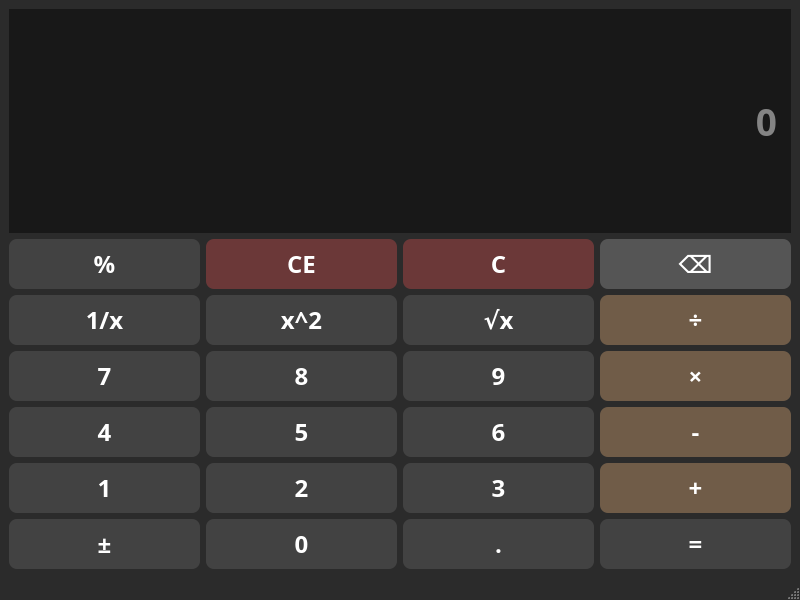
<?xml version="1.0" encoding="UTF-8"?>
<ui version="4.0">
 <class>MainWindow</class>
 <widget class="QMainWindow" name="MainWindow">
  <property name="geometry">
   <rect>
    <x>0</x>
    <y>0</y>
    <width>800</width>
    <height>600</height>
   </rect>
  </property>
  <property name="windowTitle">
   <string>计算器-黄德民-2024414300210</string>
  </property>
  <property name="styleSheet">
   <string notr="true">QMainWindow{
    background-color: #2b2b2b;
}

/* 全部按钮基础样式 */
QPushButton{
    font-family:Microsoft YaHei;
    font-size:18pt;
    font-weight:500;
    border-radius:8px;
    border:none;
    background-color:#424242;
    color:#ffffff;
    min-height:50px;
}
QPushButton:hover{
    background-color:#545454;
}
QPushButton:pressed{
    background-color:#2f2f2f;
}

QPushButton#BtnAdd,#BtnSub,#BtnMul,#BtnDiv{
    background-color:#705c48;
    color:white;
}
QPushButton#BtnAdd:hover,#BtnSub:hover,#BtnMul:hover,#BtnDiv:hover{
    background-color:#836d57;
}
QPushButton#BtnAdd:pressed,#BtnSub:pressed,#BtnMul:pressed,#BtnDiv:pressed{
    background-color:#594a39;
}

QPushButton#BtnCe,#BtnClear{
    background-color:#6b3838;
}
QPushButton#BtnCe:hover,#BtnClear:hover{
    background-color:#804646;
}
QPushButton#BtnCe:pressed,#BtnClear:pressed{
    background-color:#502828;
}

QPushButton#BtnBack{
    background-color:#555555;
}
QPushButton#BtnBack:hover{
    background-color:#666666;
}
QPushButton#BtnBack:pressed{
    background-color:#3d3d3d;
}

QLabel#Display{
    background-color:#181818;
    color:#f0f0f0;
    font-family:Microsoft YaHei;
    font-size:28pt;
    font-weight:500;
    border:none;
    padding:12px;
    text-align:right;
}</string>
  </property>
  <widget class="QWidget" name="centralwidget">
   <layout class="QGridLayout" name="gridLayout_3">
    <item row="0" column="0">
     <layout class="QGridLayout" name="gridLayout_2">
      <item row="0" column="0">
       <widget class="QLineEdit" name="Display">
        <property name="sizePolicy">
         <sizepolicy hsizetype="Expanding" vsizetype="Preferred">
          <horstretch>0</horstretch>
          <verstretch>0</verstretch>
         </sizepolicy>
        </property>
        <property name="font">
         <font>
          <family>Microsoft YaHei</family>
          <pointsize>28</pointsize>
          <weight>62</weight>
          <bold>true</bold>
         </font>
        </property>
        <property name="layoutDirection">
         <enum>Qt::RightToLeft</enum>
        </property>
        <property name="styleSheet">
         <string notr="true">background-color:#181818;
    color:#f0f0f0;
    font-family:Microsoft YaHei;
    font-size:28pt;
    font-weight:500;
    border:none;
    padding:12px;
    text-align:right;</string>
        </property>
        <property name="alignment">
         <set>Qt::AlignRight|Qt::AlignTrailing|Qt::AlignVCenter</set>
        </property>
        <property name="placeholderText">
         <string>0</string>
        </property>
       </widget>
      </item>
      <item row="1" column="0">
       <layout class="QGridLayout" name="gridLayout">
        <item row="0" column="0">
         <widget class="QPushButton" name="BtnPercent">
          <property name="sizePolicy">
           <sizepolicy hsizetype="Minimum" vsizetype="Minimum">
            <horstretch>0</horstretch>
            <verstretch>0</verstretch>
           </sizepolicy>
          </property>
          <property name="text">
           <string>%</string>
          </property>
         </widget>
        </item>
        <item row="0" column="1">
         <widget class="QPushButton" name="BtnCe">
          <property name="sizePolicy">
           <sizepolicy hsizetype="Minimum" vsizetype="Minimum">
            <horstretch>0</horstretch>
            <verstretch>0</verstretch>
           </sizepolicy>
          </property>
          <property name="text">
           <string>CE</string>
          </property>
         </widget>
        </item>
        <item row="0" column="2">
         <widget class="QPushButton" name="BtnClear">
          <property name="sizePolicy">
           <sizepolicy hsizetype="Minimum" vsizetype="Minimum">
            <horstretch>0</horstretch>
            <verstretch>0</verstretch>
           </sizepolicy>
          </property>
          <property name="text">
           <string>C</string>
          </property>
         </widget>
        </item>
        <item row="0" column="3">
         <widget class="QPushButton" name="BtnBack">
          <property name="sizePolicy">
           <sizepolicy hsizetype="Minimum" vsizetype="Minimum">
            <horstretch>0</horstretch>
            <verstretch>0</verstretch>
           </sizepolicy>
          </property>
          <property name="text">
           <string>⌫</string>
          </property>
         </widget>
        </item>
        <item row="1" column="0">
         <widget class="QPushButton" name="BtnReciprocal">
          <property name="sizePolicy">
           <sizepolicy hsizetype="Minimum" vsizetype="Minimum">
            <horstretch>0</horstretch>
            <verstretch>0</verstretch>
           </sizepolicy>
          </property>
          <property name="text">
           <string>1/x</string>
          </property>
         </widget>
        </item>
        <item row="1" column="1">
         <widget class="QPushButton" name="BtnSquare">
          <property name="sizePolicy">
           <sizepolicy hsizetype="Minimum" vsizetype="Minimum">
            <horstretch>0</horstretch>
            <verstretch>0</verstretch>
           </sizepolicy>
          </property>
          <property name="text">
           <string>x^2</string>
          </property>
         </widget>
        </item>
        <item row="1" column="2">
         <widget class="QPushButton" name="BtnSqrt">
          <property name="sizePolicy">
           <sizepolicy hsizetype="Minimum" vsizetype="Minimum">
            <horstretch>0</horstretch>
            <verstretch>0</verstretch>
           </sizepolicy>
          </property>
          <property name="text">
           <string>√x</string>
          </property>
         </widget>
        </item>
        <item row="1" column="3">
         <widget class="QPushButton" name="BtnDiv">
          <property name="sizePolicy">
           <sizepolicy hsizetype="Minimum" vsizetype="Minimum">
            <horstretch>0</horstretch>
            <verstretch>0</verstretch>
           </sizepolicy>
          </property>
          <property name="text">
           <string>÷</string>
          </property>
         </widget>
        </item>
        <item row="2" column="0">
         <widget class="QPushButton" name="BtnNum7">
          <property name="sizePolicy">
           <sizepolicy hsizetype="Minimum" vsizetype="Minimum">
            <horstretch>0</horstretch>
            <verstretch>0</verstretch>
           </sizepolicy>
          </property>
          <property name="text">
           <string>7</string>
          </property>
         </widget>
        </item>
        <item row="2" column="1">
         <widget class="QPushButton" name="BtnNum8">
          <property name="sizePolicy">
           <sizepolicy hsizetype="Minimum" vsizetype="Minimum">
            <horstretch>0</horstretch>
            <verstretch>0</verstretch>
           </sizepolicy>
          </property>
          <property name="text">
           <string>8</string>
          </property>
         </widget>
        </item>
        <item row="2" column="2">
         <widget class="QPushButton" name="BtnNum9">
          <property name="sizePolicy">
           <sizepolicy hsizetype="Minimum" vsizetype="Minimum">
            <horstretch>0</horstretch>
            <verstretch>0</verstretch>
           </sizepolicy>
          </property>
          <property name="text">
           <string>9</string>
          </property>
         </widget>
        </item>
        <item row="2" column="3">
         <widget class="QPushButton" name="BtnMul">
          <property name="sizePolicy">
           <sizepolicy hsizetype="Minimum" vsizetype="Minimum">
            <horstretch>0</horstretch>
            <verstretch>0</verstretch>
           </sizepolicy>
          </property>
          <property name="text">
           <string>×</string>
          </property>
         </widget>
        </item>
        <item row="3" column="0">
         <widget class="QPushButton" name="BtnNum4">
          <property name="sizePolicy">
           <sizepolicy hsizetype="Minimum" vsizetype="Minimum">
            <horstretch>0</horstretch>
            <verstretch>0</verstretch>
           </sizepolicy>
          </property>
          <property name="text">
           <string>4</string>
          </property>
         </widget>
        </item>
        <item row="3" column="1">
         <widget class="QPushButton" name="BtnNum5">
          <property name="sizePolicy">
           <sizepolicy hsizetype="Minimum" vsizetype="Minimum">
            <horstretch>0</horstretch>
            <verstretch>0</verstretch>
           </sizepolicy>
          </property>
          <property name="text">
           <string>5</string>
          </property>
         </widget>
        </item>
        <item row="3" column="2">
         <widget class="QPushButton" name="BtnNum6">
          <property name="sizePolicy">
           <sizepolicy hsizetype="Minimum" vsizetype="Minimum">
            <horstretch>0</horstretch>
            <verstretch>0</verstretch>
           </sizepolicy>
          </property>
          <property name="text">
           <string>6</string>
          </property>
         </widget>
        </item>
        <item row="3" column="3">
         <widget class="QPushButton" name="BtnSub">
          <property name="sizePolicy">
           <sizepolicy hsizetype="Minimum" vsizetype="Minimum">
            <horstretch>0</horstretch>
            <verstretch>0</verstretch>
           </sizepolicy>
          </property>
          <property name="text">
           <string>-</string>
          </property>
         </widget>
        </item>
        <item row="4" column="0">
         <widget class="QPushButton" name="BtnNum1">
          <property name="sizePolicy">
           <sizepolicy hsizetype="Minimum" vsizetype="Minimum">
            <horstretch>0</horstretch>
            <verstretch>0</verstretch>
           </sizepolicy>
          </property>
          <property name="text">
           <string>1</string>
          </property>
         </widget>
        </item>
        <item row="4" column="1">
         <widget class="QPushButton" name="BtnNum2">
          <property name="sizePolicy">
           <sizepolicy hsizetype="Minimum" vsizetype="Minimum">
            <horstretch>0</horstretch>
            <verstretch>0</verstretch>
           </sizepolicy>
          </property>
          <property name="text">
           <string>2</string>
          </property>
         </widget>
        </item>
        <item row="4" column="2">
         <widget class="QPushButton" name="BtnNum3">
          <property name="sizePolicy">
           <sizepolicy hsizetype="Minimum" vsizetype="Minimum">
            <horstretch>0</horstretch>
            <verstretch>0</verstretch>
           </sizepolicy>
          </property>
          <property name="text">
           <string>3</string>
          </property>
         </widget>
        </item>
        <item row="4" column="3">
         <widget class="QPushButton" name="BtnAdd">
          <property name="sizePolicy">
           <sizepolicy hsizetype="Minimum" vsizetype="Minimum">
            <horstretch>0</horstretch>
            <verstretch>0</verstretch>
           </sizepolicy>
          </property>
          <property name="text">
           <string>+</string>
          </property>
         </widget>
        </item>
        <item row="5" column="0">
         <widget class="QPushButton" name="BtnNeg">
          <property name="sizePolicy">
           <sizepolicy hsizetype="Minimum" vsizetype="Minimum">
            <horstretch>0</horstretch>
            <verstretch>0</verstretch>
           </sizepolicy>
          </property>
          <property name="text">
           <string>±</string>
          </property>
         </widget>
        </item>
        <item row="5" column="1">
         <widget class="QPushButton" name="BtnNum0">
          <property name="sizePolicy">
           <sizepolicy hsizetype="Minimum" vsizetype="Minimum">
            <horstretch>0</horstretch>
            <verstretch>0</verstretch>
           </sizepolicy>
          </property>
          <property name="text">
           <string>0</string>
          </property>
         </widget>
        </item>
        <item row="5" column="2">
         <widget class="QPushButton" name="BtnDot">
          <property name="sizePolicy">
           <sizepolicy hsizetype="Minimum" vsizetype="Minimum">
            <horstretch>0</horstretch>
            <verstretch>0</verstretch>
           </sizepolicy>
          </property>
          <property name="text">
           <string>.</string>
          </property>
         </widget>
        </item>
        <item row="5" column="3">
         <widget class="QPushButton" name="BtnEq">
          <property name="sizePolicy">
           <sizepolicy hsizetype="Minimum" vsizetype="Minimum">
            <horstretch>0</horstretch>
            <verstretch>0</verstretch>
           </sizepolicy>
          </property>
          <property name="text">
           <string>=</string>
          </property>
         </widget>
        </item>
       </layout>
      </item>
     </layout>
    </item>
   </layout>
  </widget>
  <widget class="QMenuBar" name="menubar">
   <property name="geometry">
    <rect>
     <x>0</x>
     <y>0</y>
     <width>800</width>
     <height>23</height>
    </rect>
   </property>
  </widget>
  <widget class="QStatusBar" name="statusbar"/>
 </widget>
 <resources/>
 <connections/>
</ui>
